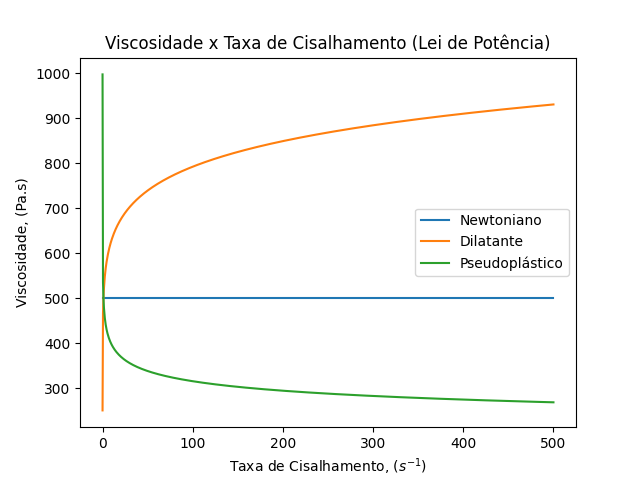

Python code for this plot:
# Modelo Reológico Lei de Potência Vicosidade

import numpy as np
import matplotlib.pyplot as plt

# Variáveis

m_1 :float = 500  # coeficiente de consistência do fluido
m_2: float = 500 # coeficiente de consistência do fluido
m_3: float = 500 # coeficiente de consistência do fluido
n_1: int = 1  # coeficiente índice de comportamento dp fluxo
n_2: int = 1.1  # coeficiente índice de comportamento dp fluxo
n_3: int = 0.9 # coeficiente índice de comportamento dp fluxo
Y_xy = np.linspace(0.001,500,1000) # Taxa de Cisalhamento
u_xy1 = m_1*(Y_xy)**(n_1-1) # Viscosidade Fluido Newtoniano
u_xy2 = m_2*(Y_xy)**(n_2-1) # Viscosidade Fluido Não-Newtoniano Dilatante
u_xy3 = m_3*(Y_xy)**(n_3-1) # Viscosidade Fluido Não-Newtoniano Pseudoplástico

plt.plot(Y_xy,u_xy1, label="Newtoniano")
plt.plot(Y_xy,u_xy2, label="Dilatante")
plt.plot(Y_xy,u_xy3, label="Pseudoplástico")
plt.xlabel("Taxa de Cisalhamento, ($s^{-1}$)")
plt.ylabel("Viscosidade, (Pa.s)")
plt.title("Viscosidade x Taxa de Cisalhamento (Lei de Potência)")
plt.legend(loc="best")
plt.show()
